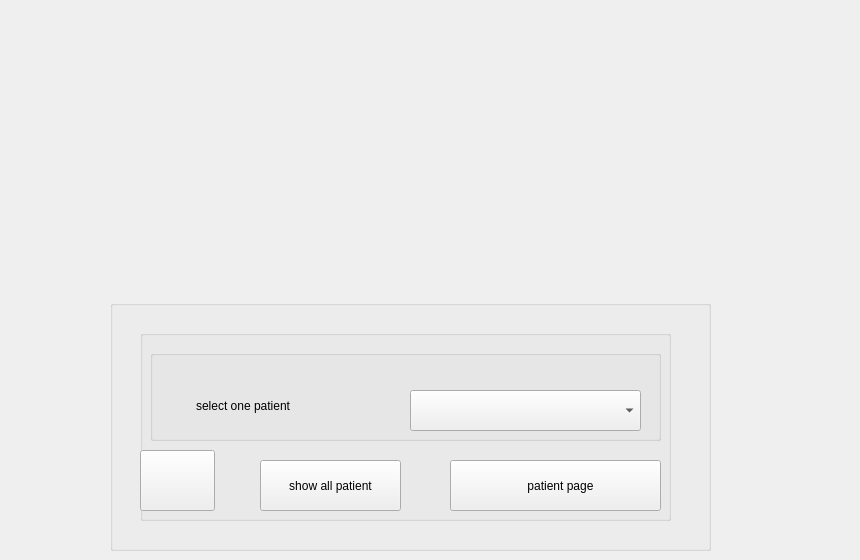
    <widget class="QWidget" name="tab">
     <attribute name="title">
      <string>Tab 1</string>
     </attribute>
     <widget class="QGroupBox" name="groupBox">
      <property name="geometry">
       <rect>
        <x>110</x>
        <y>300</y>
        <width>601</width>
        <height>251</height>
       </rect>
      </property>
      <property name="title">
       <string/>
      </property>
      <widget class="QGroupBox" name="groupBox_6">
       <property name="geometry">
        <rect>
         <x>30</x>
         <y>30</y>
         <width>531</width>
         <height>191</height>
        </rect>
       </property>
       <property name="title">
        <string/>
       </property>
       <widget class="QGroupBox" name="groupBox_7">
        <property name="geometry">
         <rect>
          <x>10</x>
          <y>20</y>
          <width>511</width>
          <height>91</height>
         </rect>
        </property>
        <property name="title">
         <string/>
        </property>
        <widget class="QComboBox" name="comboBox">
         <property name="geometry">
          <rect>
           <x>260</x>
           <y>40</y>
           <width>231</width>
           <height>41</height>
          </rect>
         </property>
        </widget>
        <widget class="QLabel" name="label">
         <property name="geometry">
          <rect>
           <x>46</x>
           <y>40</y>
           <width>131</width>
           <height>31</height>
          </rect>
         </property>
         <property name="text">
          <string>select one patient</string>
         </property>
        </widget>
        <widget class="QLabel" name="label_5">
         <property name="geometry">
          <rect>
           <x>150</x>
           <y>40</y>
           <width>47</width>
           <height>41</height>
          </rect>
         </property>
         <property name="text">
          <string/>
         </property>
         <property name="pixmap">
          <pixmap>photo/recruitment.png</pixmap>
         </property>
        </widget>
       </widget>
       <widget class="QPushButton" name="pushButton">
        <property name="geometry">
         <rect>
          <x>310</x>
          <y>130</y>
          <width>211</width>
          <height>51</height>
         </rect>
        </property>
        <property name="text">
         <string>   patient page</string>
        </property>
        <property name="icon">
         <iconset>
          <normaloff>photo/coronavirus.png</normaloff>photo/coronavirus.png</iconset>
        </property>
        <property name="iconSize">
         <size>
          <width>40</width>
          <height>40</height>
         </size>
        </property>
       </widget>
       <widget class="QPushButton" name="pushButton_6">
        <property name="geometry">
         <rect>
          <x>0</x>
          <y>120</y>
          <width>75</width>
          <height>61</height>
         </rect>
        </property>
        <property name="text">
         <string/>
        </property>
        <property name="icon">
         <iconset>
          <normaloff>photo/exit.png</normaloff>photo/exit.png</iconset>
        </property>
        <property name="iconSize">
         <size>
          <width>60</width>
          <height>60</height>
         </size>
        </property>
       </widget>
       <widget class="QPushButton" name="pushButton_7">
        <property name="geometry">
         <rect>
          <x>120</x>
          <y>130</y>
          <width>141</width>
          <height>51</height>
         </rect>
        </property>
        <property name="text">
         <string>show all patient</string>
        </property>
       </widget>
      </widget>
     </widget>
     <widget class="QLabel" name="label_6">
      <property name="geometry">
       <rect>
        <x>0</x>
        <y>-10</y>
        <width>851</width>
        <height>291</height>
       </rect>
      </property>
      <property name="text">
       <string/>
      </property>
      <property name="pixmap">
       <pixmap>photo/92295670_4494220233981937_1995935821449920512_n.jpg</pixmap>
      </property>
      <property name="scaledContents">
       <bool>true</bool>
      </property>
      <property name="alignment">
       <set>Qt::AlignCenter</set>
      </property>
      <property name="wordWrap">
       <bool>true</bool>
      </property>
      <property name="textInteractionFlags">
       <set>Qt::TextSelectableByMouse</set>
      </property>
     </widget>
    </widget>
